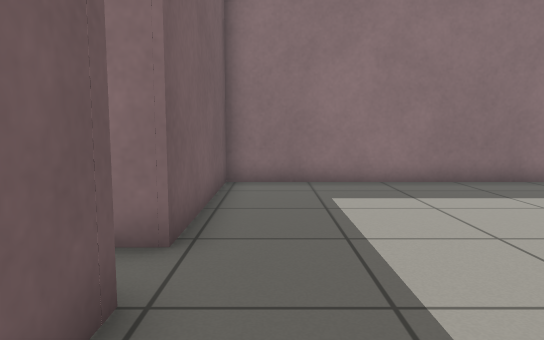
View 1 (above)

16 first-person views from a walk through a Gazebo world. The camera is 0.72 m above the floor, tilts 6° down and sees 70° across. The floor is counted in squares, 0.5 m on a side. Each view is taken from the middle of a square. On the plan, view 1 faces up. The plan holds only what a view shows up to about 16 squares ahead; the rest is blank. The place goes on beyond the plan. Robots are left out.

View 2
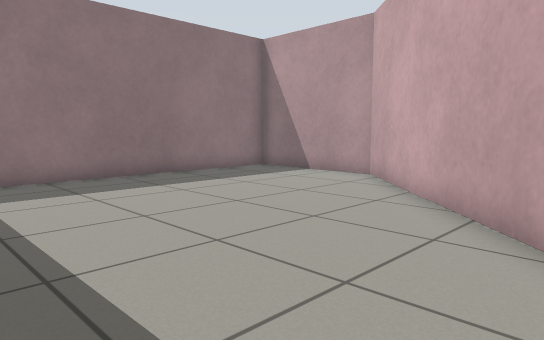

View 3
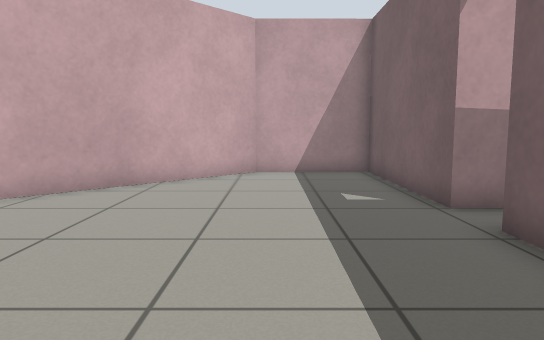

View 4
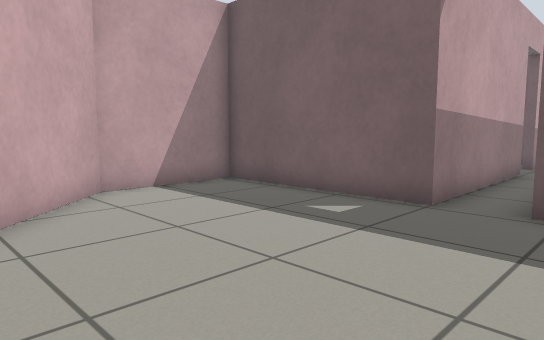

View 5
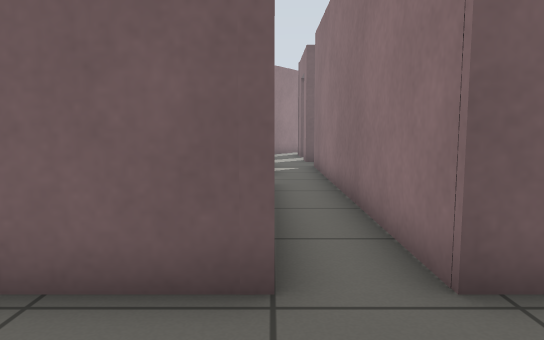

View 6
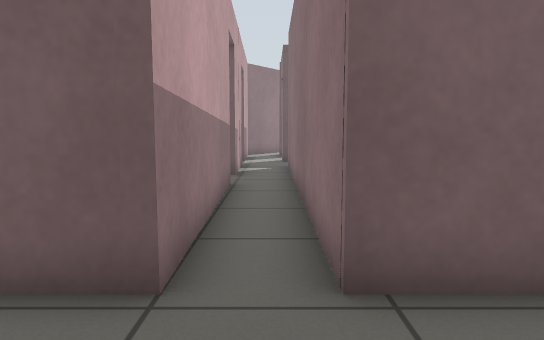

View 7
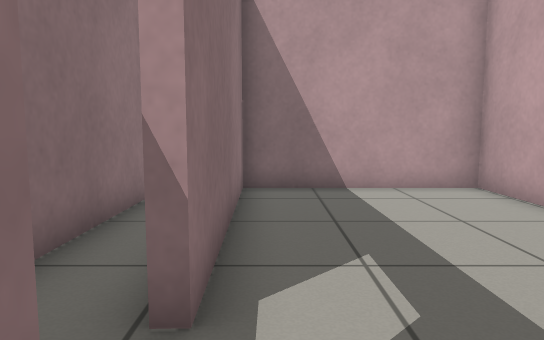

View 8
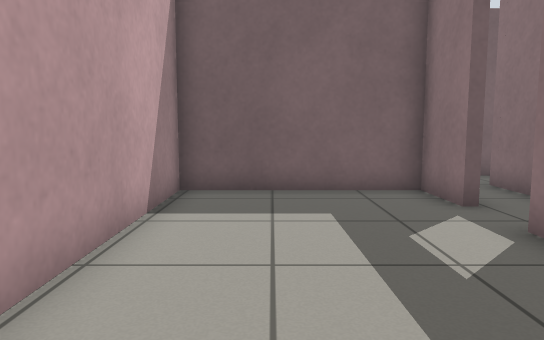

View 9
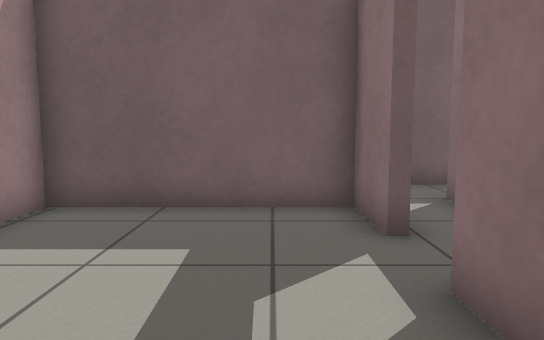

View 10
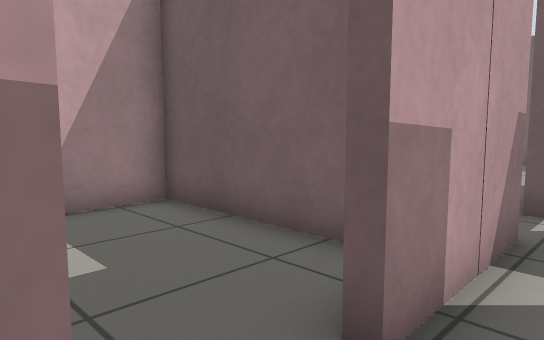

View 11
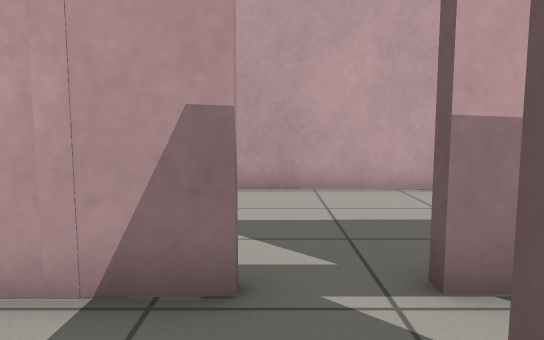

View 12
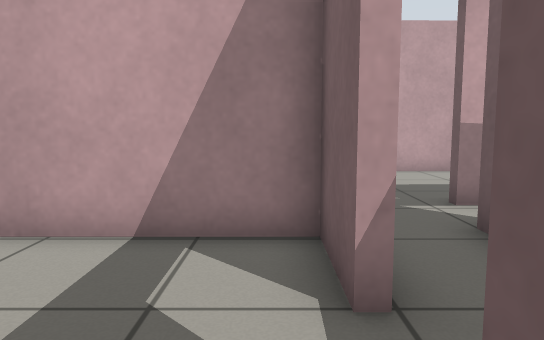

View 13
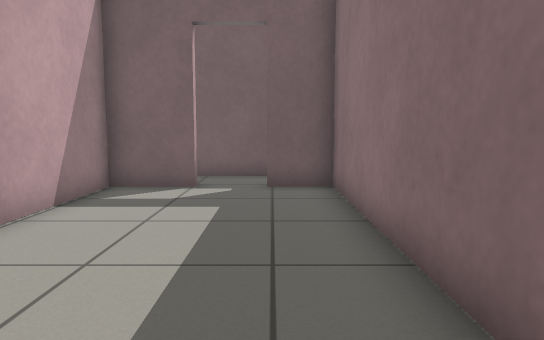

View 14
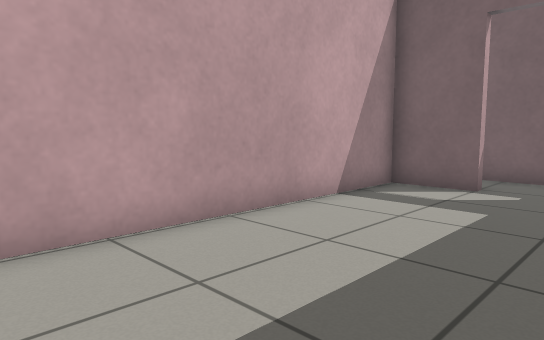

View 15
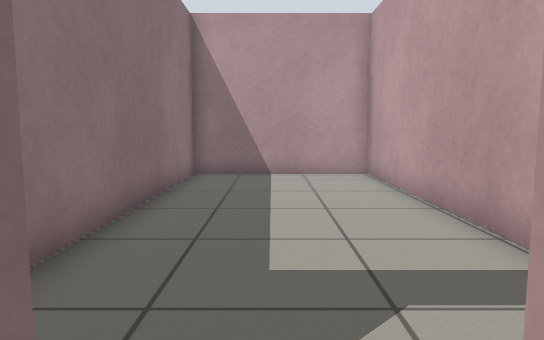

View 16
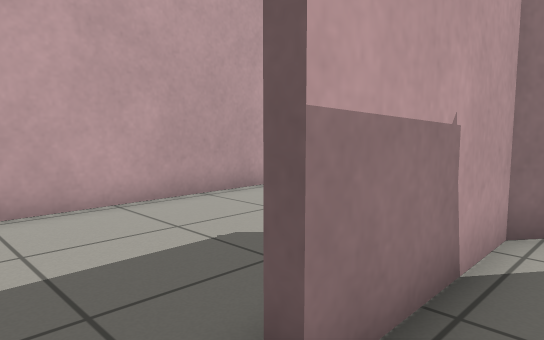

### Floor plan
Points are (right, up) in squares from view 1. A wall is a line through its corners. A room is listed if a view was taken in it or the views show most of it. See-through windows are left out.
Room 1 (views 1, 2, 3, 4, 5, 6)
walls: (-1.3, 3) (-1.3, -3.1) (2.5, -3) (11, 5.5) (11, 10.5) (-1.3, 10.5) (-1.3, 4.6)
ways out: open door at (-1.3, 3.7) to room 3
Room 2 (views 7, 8, 9)
walls: (-10.1, 2.6) (-12.1, 2.5) (-12.1, -3.2) (-5.8, -3.1); (-3.9, -3.1) (-1.6, -3.1) (-1.6, 2.7) (-8.4, 2.6)
ways out: open door at (-9.5, 3) to room 3
Room 3 (views 10, 11, 15, 16)
walls: (-8.5, 2.9) (-1.3, 3); (-13.7, 2.8) (-10.1, 2.9); (-14.9, 8.9) (-15, 4.4); (-1.3, 4.6) (-13, 4.6)
ways out: open door at (-1.3, 3.7) to room 1; open door at (-9.5, 3) to room 2; open door at (-13, 7.5) to room 4; open door at (-14.5, 2.5); open door at (-14, 11)
Room 4 (views 12, 13, 14)
walls: (-12.6, 7.1) (-12.6, 4.9) (-1.6, 4.9) (-1.6, 10.5) (-12.6, 10.5) (-12.6, 8.8)
ways out: open door at (-13, 7.5) to room 3

Positions as (right, up) in squares from view 1, and headings:
1: (0, 0), facing up
2: (0, -1), facing up-right
3: (2, 10), facing down
4: (6, 6), facing down-left
5: (2, 3), facing left
6: (2, 4), facing left
7: (-11, 2), facing right
8: (-3, -1), facing left
9: (-5, 1), facing left
10: (-8, 4), facing down-left
11: (-14, 6), facing down
12: (-12, 10), facing down
13: (-3, 9), facing left
14: (-3, 10), facing down-left
15: (-14, 8), facing right
16: (-14, 4), facing down-left
